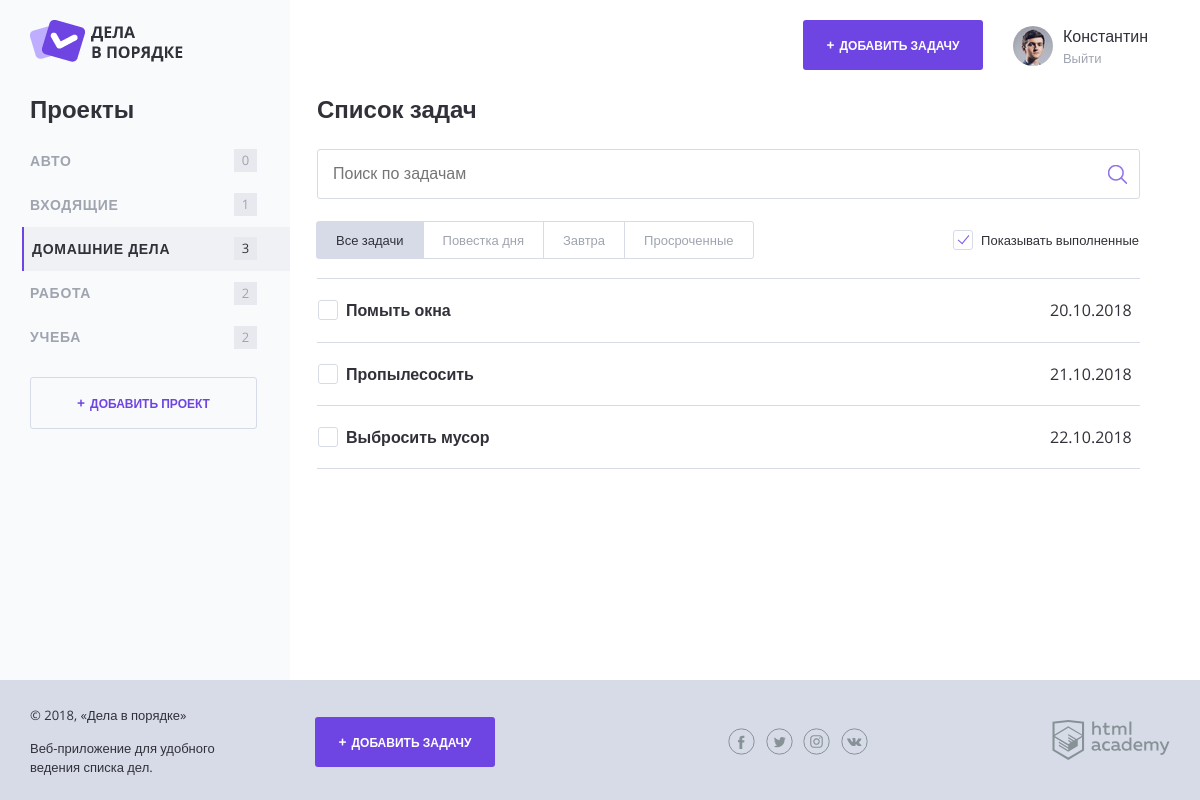
Page /?project_id=4 on the earlier database version.
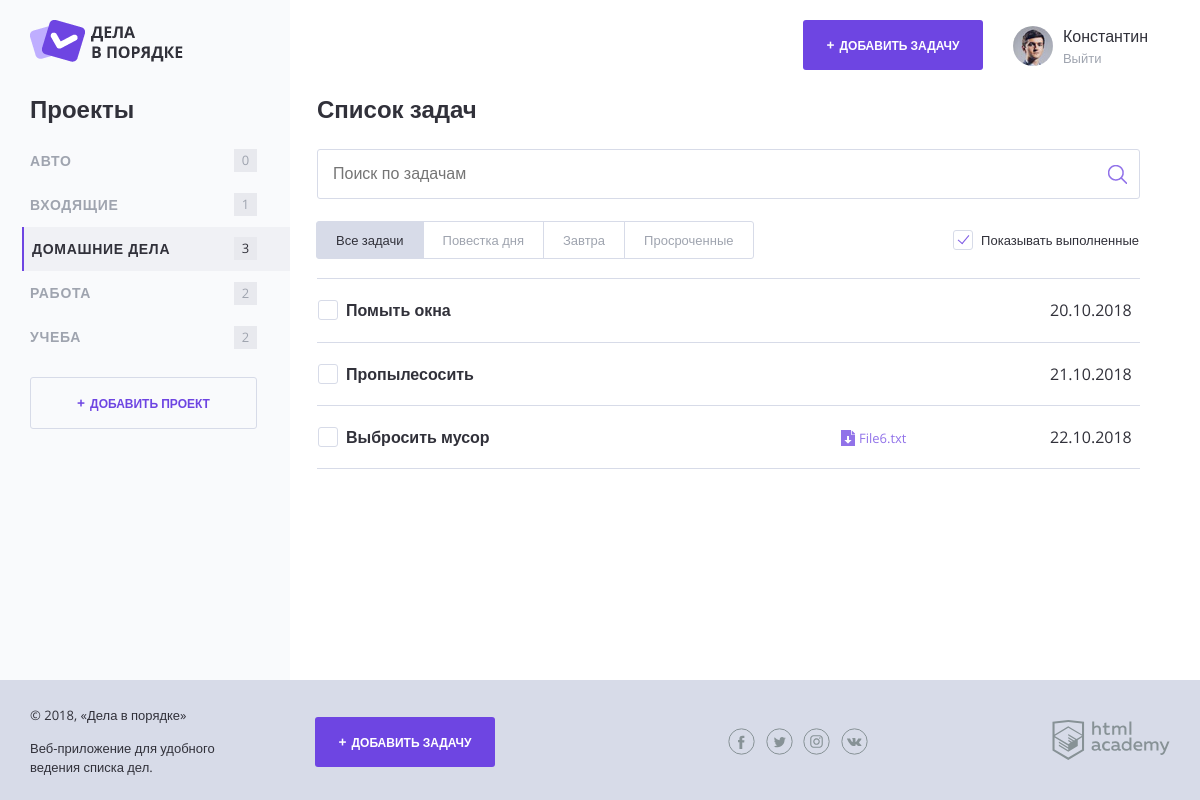
Same page on the later database version.
### tables this page shows
CREATE TABLE IF NOT EXISTS `tasks` (
  `id` int(10) unsigned NOT NULL AUTO_INCREMENT COMMENT 'Идентификатор',
  `id_user` int(10) unsigned NOT NULL COMMENT 'Идентификатор Пользователя',
  `id_project` int(10) unsigned NOT NULL COMMENT 'Идентификатор Проекта',
  `date_create` datetime NOT NULL COMMENT 'Дата создания Задачи',
  `date_completion` datetime NOT NULL COMMENT 'Дата и время, когда задача была выполнена',
  `status` bit(1) NOT NULL DEFAULT b'0' COMMENT 'Число (1 или 0), означающее, была ли выполнена задача. По умолчанию ноль.',
  `task_name` varchar(255) NOT NULL COMMENT 'Название задачи',
  `file_name` varchar(255) NOT NULL COMMENT 'Ссылка на файл',
  `date_deadline` datetime NOT NULL COMMENT 'Дата и время, до которого задача должна быть выполнена',
  PRIMARY KEY (`id`),
  KEY `FK_tasks_users` (`id_user`),
  KEY `FK_tasks_projects` (`id_project`),
  FULLTEXT KEY `task_name` (`task_name`),
  CONSTRAINT `FK_tasks_projects` FOREIGN KEY (`id_project`) REFERENCES `projects` (`id`),
  CONSTRAINT `FK_tasks_users` FOREIGN KEY (`id_user`) REFERENCES `users` (`id`)
);

### functions.php (called while the page is built, shortened)
<?php
function include_template($name, $data) {
    $name = "templates/" . $name;
    extract($data);
    require_once $name;
    $result = ob_get_clean();
    return $result;
}
function isImportant($checking_date) {
    $marker = "";
    if ($checking_date !="1970-01-01 00:00:00") {
        $checking_timestamp = strtotime($checking_date);
        $now = time();
        $checking_timestamp = floor(($checking_timestamp - $now)/3600);
    }
    return $marker;
}
function showDate($DateTime) {
    global $dateFormat;
    if($DateTime == "1970-01-01 00:00:00") {
        $showDate = "";
    } else {
        $showDate = date_create($DateTime);
        $showDate = date_format($showDate, $dateFormat);
    }
    return $showDate;
}
?>

### templates/index.php (the view, shortened to what this page needs)
<h2 class="content__main-heading">Список задач</h2>
<form class="search-form" action="index.php" method="post">
    <input class="search-form__input" type="text" name="" value="" placeholder="Поиск по задачам">
    <input class="search-form__submit" type="submit" name="" value="Искать">
</form>
<div class="tasks-controls">
    <nav class="tasks-switch">
        <a href="/" class="tasks-switch__item tasks-switch__item--active">Все задачи</a>
        <a href="/" class="tasks-switch__item">Повестка дня</a>
        <a href="/" class="tasks-switch__item">Завтра</a>
        <a href="/" class="tasks-switch__item">Просроченные</a>
    </nav>
    <label class="checkbox">
        <span class="checkbox__text">Показывать выполненные</span>
    </label>
</div>
<table class="tasks">
    <?php foreach ($taskList as $key => $val) { ?>
        <?php if($val["status"] == 1) { ?>
            <?php if ($show_complete_tasks) { ?>
                <tr class="tasks__item task task--completed">
                    <td class="task__select">
                        <label class="checkbox task__checkbox">
                            <input class="checkbox__input visually-hidden" type="checkbox" checked>
                            <span class="checkbox__text"><?=htmlspecialchars($val["task_name"]);?></span>
                        </label>
                    </td>
                    <td class="task__file">
                        <?php if ($val["file_name"] != "") { ?>
                            <a class="download-link" href="uploads/<?=$val["file_name"]?>" download><?=htmlspecialchars($val["file_name"]);?></a>
                        <?php } ?>
                    </td>
                    <td class="task__date"><?=showDate($val["date_deadline"]);?></td>
                </tr>
            <?php } ?>
        <?php } else { ?>
            <tr class="tasks__item task <?=isImportant($val["date_deadline"]);?>">
                <td class="task__select">
                    <label class="checkbox task__checkbox">
                        <span class="checkbox__text"><?=htmlspecialchars($val['task_name']);?></span>
                    </label>
                </td>
                <td class="task__file">
                    <?php if ($val["file_name"] != "") { ?>
                        <a class="download-link" href="uploads/<?=$val["file_name"]?>" download><?=htmlspecialchars($val["file_name"]);?></a>
                    <?php } ?>
                </td>
                <td class="task__date"><?=showDate($val["date_deadline"]);?></td>
            </tr>
        <?php } ?>
        <?php
    } ?>
</table>

Differences in the rows shown:
changed tasks "Выбросить мусор": file_name (not shown) → "File6.txt"
